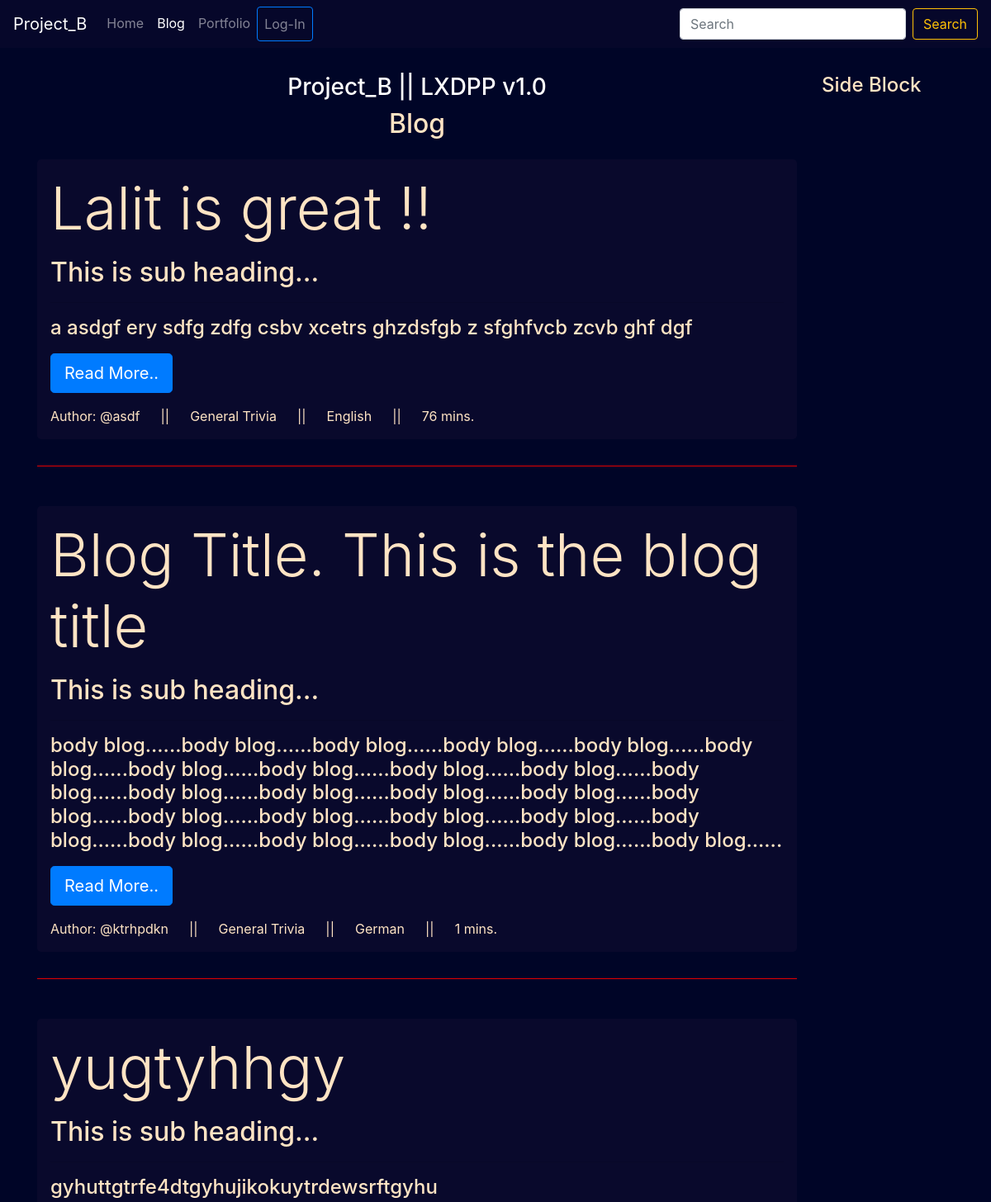
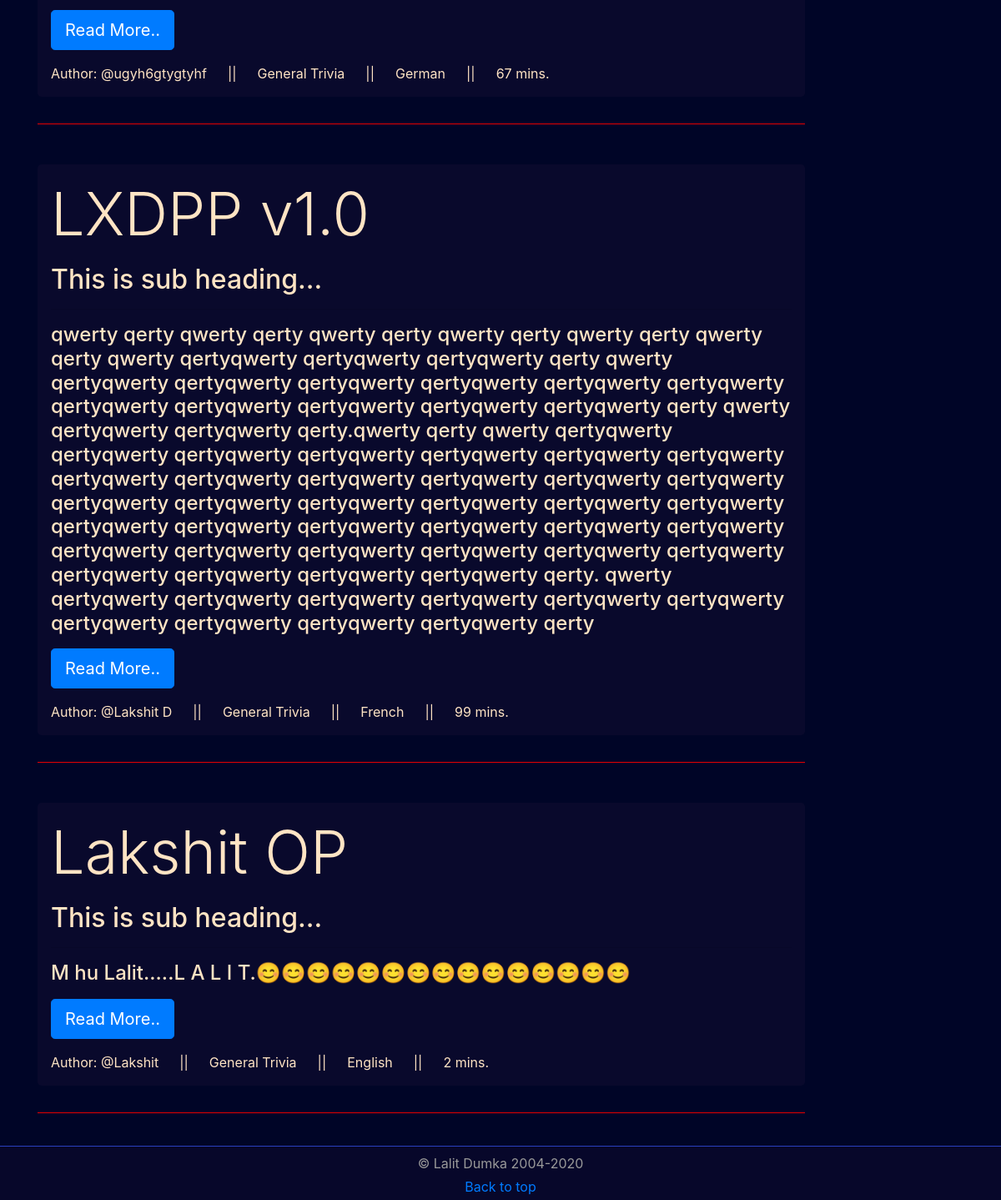
Screenshot of /blog/ with the database file from the repository (2 pictures, top to bottom).
### blog/models.py (models this page shows)
class post(models.Model):
    title = models.CharField(max_length=200)
    desc = models.TextField()
    author = models.CharField(max_length=200)
    language = models.CharField(max_length=101)
    category = models.CharField(max_length=200)
    readtime = models.IntegerField()

### blog/views.py (the view)
# urls.py: 2. Add a URL to urlpatterns:  path('blog/', include('blog.urls'))
def blog(request):
    posts = post.objects.all()
    return render(request, 'blog_home.html', {'posts': posts})

### templates/blog_home.html (shortened to what this page needs)
{% extends 'blog_base.html' %}
{% load static %}
{% block blogNav %}active
{% endblock blogNav %}">
{% block content %}
<div class="container-fluid col-sm-10 mt-3 ">
	<div class="text-center">
		<h3 class="text-white">
			Project_B || LXDPP v1.0
		</h3>
		<h2>
			Blog
		</h2>
	</div>
	{%for post in posts%}
	<div class="jumbotron mt-4 px-3 py-3 jumbotron-color" style="overflow: auto;">
		<h1 class="display-3 ">{{post.title}}</h1>
		<p class="lead "><h2>This is sub heading...</h2></p>
		<hr class="my-2">
		<p><h4>{{post.desc}}</h4>
		</p>
		<p class="lead">
			<a class="btn btn-primary btn-lg" href="#" role="button">Read More..</a>
		</p>
		Author: @{{post.author}}  &emsp;  || &emsp;	{{post.category}} &emsp; || &emsp;	{{post.language}} &emsp;	|| &emsp;	{{post.readtime}} mins.
	</div>
	<hr class="mb-5" color="red">
	{%endfor%}
</div>
<div class="container-fluid col-sm-2 mt-3">
	<h4>Side Block</h4>
</div>
{% endblock content %}

### templates/blog_base.html (shortened to what this page needs)
<!doctype html>
{% load static %}
<html lang="en">
<head>
    <link rel="stylesheet" href="https://maxcdn.bootstrapcdn.com/bootstrap/4.0.0/css/bootstrap.min.css">
    <link rel="stylesheet" href="{% static 'blog/css/blog.css' %}">
</head>
<body>
    <div class="container-fluid">
        <nav class="navbar fixed-top navbar-expand-lg navbar-dark" style="background-color:  rgba(9, 9, 44, 0.705);">
            <a class="navbar-brand" href="/">Project_B</a>
            <div class="collapse navbar-collapse" id="collapsibleNavId">
                <ul class="navbar-nav mr-auto mt-2 mt-lg-0">
                    <li class="nav-item {% block homeNav %}
            {% endblock homeNav %}">
                        <a class="nav-link" href="/">Home </a>
                    </li>
                    <li class="nav-item {% block blogNav %}
            {% endblock blogNav %}">
                        <a class="nav-link" href="{% url 'blog' %}">Blog</a>
                    </li>
                    <li class="nav-item {% block portfolioNav %}
            {% endblock portfolioNav %}">
                        <a class="nav-link" href="http://127.0.0.1:8000/#portfolio">Portfolio</a>
                    </li>
                    {% if request.user.is_authenticated %}
                    <li class="nav-item {% block dashboardNav %}
            {% endblock dashboardNav %}">
                        <a class="nav-link" href="{% url 'dashboard' %}">Manage</a>
                    </li>
                    <li class="nav-item {% block logoutNav %}
            {% endblock logoutNav %}">
                        <a class="nav-link" href="{% url 'logout' %}">Logout</a>
                    </li>
                    {% else %}
                    <li class="nav-item {% block loginNav %}
            {% endblock loginNav %}">
                        <a class="nav-link btn btn-outline-primary" href="{% url 'login' %}">Log-In</a>
                    </li>
                    {% endif %}
                </ul>
                <form class="form-inline my-2 my-lg-0">
                    <input class="form-control mr-sm-2" type="text" placeholder="Search">
                    <button class="btn btn-outline-warning my-2 my-sm-0" type="submit">Search</button>
                </form>
            </div>
        </nav>
    </div>
    <div class="container mt-5">
        <div class="row">
            <div class="col-sm-12 mt-4">
            </div>
        </div>
        <div class="row mb-5 pb-2">
            {% block content %}
            {% endblock content %}
        </div>
    </div>
    <footer class="footer fixed-bottom" style='
        color: #999;
        background-color: rgba(9, 9, 44, 0.883);
        text-align: center;
        border-top: .1rem solid #2d45cfe7;
    '>
        <div id="copyr" class='mt-2 mb-1'> © Lalit Dumka 2004-2020</div>
        <p class='mb-1 mt-0 py-0'>
            <a href="#">Back to top</a>
        </p>
    </footer>
</body>
</html>

### static/blog/css/blog.css (style rules this page uses)
body { background-color:rgb(0, 5, 39); color: bisque; }
.jumbotron-color { background-color: rgb(9, 9, 44); }

### rows the page displays
post: title "Lalit is great !!", desc "a asdgf ery sdfg zdfg csbv xcetrs ghzdsfgb z sfghfvcb zcvb ghf dgf", author "asdf", category "General Trivia", language "English", readtime "76"
post: title "Blog Title. This is the blog title", desc "body blog......body blog......body blog......body blog......body blog......body blog......body blog......body blog......body blog......body blog......body blog......body blog......body blog......body blog......body blog......body blog......body blog......body blog......body blog......body blog......body blog......body blog......body blog......body blog......body blog......body blog......", author "ktrhpdkn", category "General Trivia", language "German", readtime "1"
post: title "yugtyhhgy", desc "gyhuttgtrfe4dtgyhujikokuytrdewsrftgyhu", author "ugyh6gtygtyhf", category "General Trivia", language "German", readtime "67"
post: title "LXDPP v1.0", desc "qwerty qerty qwerty qerty qwerty qerty qwerty qerty qwerty qerty qwerty qerty qwerty qertyqwerty qertyqwerty qertyqwerty qerty qwerty qertyqwerty qertyqwerty qertyqwerty qertyqwerty qertyqwerty qertyqwerty qertyqwerty qertyqwerty qertyqwerty qertyqwerty qertyqwerty qerty qwerty qertyqwerty qertyqwerty qerty.qwerty qerty qwerty qertyqwerty qertyqwerty qertyqwerty qertyqwerty qertyqwerty qertyqwerty qertyqwerty qertyqwerty qertyqwerty qertyqwerty qertyqwerty qertyqwerty qertyqwerty qertyqwerty qertyqwerty qertyqwerty qertyqwerty qertyqwerty qertyqwerty qertyqwerty qertyqwerty qertyqwerty qertyqwerty qertyqwerty qertyqwerty qertyqwerty qertyqwerty qertyqwerty qertyqwerty qertyqwerty…", author "Lakshit D", category "General Trivia", language "French", readtime "99"
post: title "Lakshit OP", desc "M hu Lalit.....L A L I T.😊😊😊😊😊😊😊😊😊😊😊😊😊😊😊", author "Lakshit", category "General Trivia", language "English", readtime "2"
